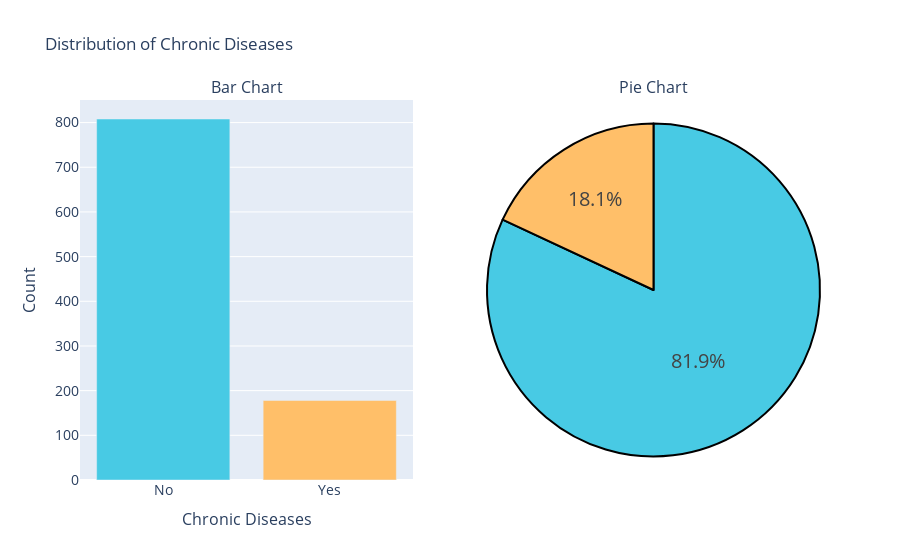

The cell this chart's notebook holds for it:
### Code cell
colors = [bo[3] , bo[7]]
labels = ['No','Yes']
values = data['AnyChronicDiseases'].value_counts()

# create pie chart

pie_chart = go.Figure(go.Pie(labels = labels, values = values, ))
pie_chart.update_traces(hoverinfo = 'label+value' , textinfo = 'percent', textfont_size = 20, 
                        marker = dict(colors = colors, line = dict( color = '#000000', width=2)))

# Bar Chart

bar_chart = go.Figure(go.Bar(x = labels, y = values, marker_color = colors))

# create subplots

fig = sp.make_subplots( rows = 1, cols = 2, column_width = [0.5,0.5], specs = [[{'type' : 'bar'}, {'type' : 'pie'}]],
                      subplot_titles = ("Bar Chart", "Pie Chart"))

# Add charts to subplots

fig.add_trace(bar_chart.data[0], row=1, col=1)
fig.add_trace(pie_chart.data[0], row=1, col=2)

# Update layout
fig.update_layout(showlegend=False,title_text="Distribution of Chronic Diseases",
                xaxis=dict(title='Chronic Diseases',titlefont_size=16,tickfont_size=14,),
                yaxis=dict(title='Count',titlefont_size=16,tickfont_size=14,))

# Show subplots
fig.show()

### Figure 1 — Plotly figure (JSON) as saved in the notebook; plotly's stock layout.template omitted (floating-point values rounded to 4 significant figures)
{"data": [{"marker": {"color": ["#48cae4", "#ffbf69"]}, "type": "bar", "x": ["No", "Yes"], "xaxis": "x", "y": [808, 178], "yaxis": "y"}, {"domain": {"x": [0.55, 1.0], "y": [0.0, 1.0]}, "hoverinfo": "label+value", "labels": ["No", "Yes"], "marker": {"colors": ["#48cae4", "#ffbf69"], "line": {"color": "#000000", "width": 2}}, "textfont": {"size": 20}, "textinfo": "percent", "type": "pie", "values": [808, 178]}], "layout": {"annotations": [{"font": {"size": 16}, "showarrow": false, "text": "Bar Chart", "x": 0.225, "xanchor": "center", "xref": "paper", "y": 1.0, "yanchor": "bottom", "yref": "paper"}, {"font": {"size": 16}, "showarrow": false, "text": "Pie Chart", "x": 0.775, "xanchor": "center", "xref": "paper", "y": 1.0, "yanchor": "bottom", "yref": "paper"}], "showlegend": false, "title": {"text": "Distribution of Chronic Diseases"}, "xaxis": {"anchor": "y", "domain": [0.0, 0.45], "tickfont": {"size": 14}, "title": {"font": {"size": 16}, "text": "Chronic Diseases"}}, "yaxis": {"anchor": "x", "domain": [0.0, 1.0], "tickfont": {"size": 14}, "title": {"font": {"size": 16}, "text": "Count"}}}}
